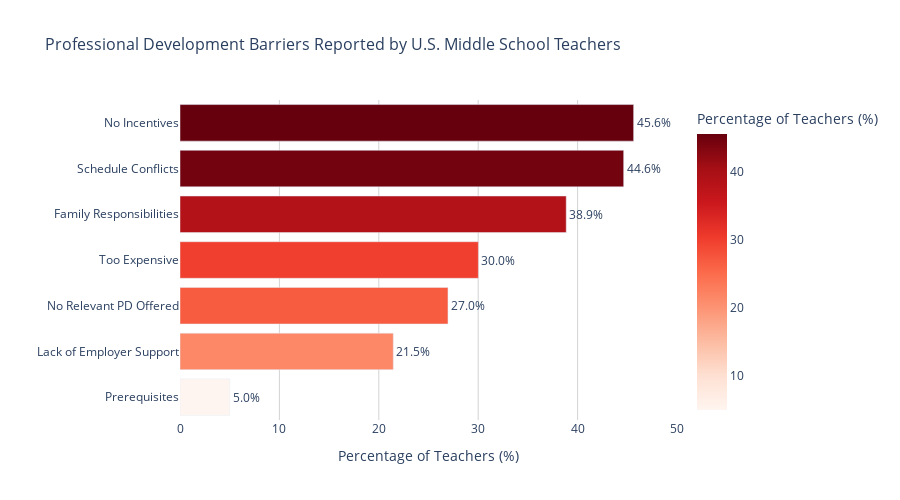

Notebook cell for this chart:
### Markdown cell above
#### Visualization: Most Common PD Barriers

The chart below shows the percentage of teachers who identify each factor as a barrier (agree or strongly agree).

### Code cell
# Create horizontal bar chart
fig = px.bar(
    barrier_data,
    y='Barrier',
    x='Percentage',
    orientation='h',
    title='Professional Development Barriers Reported by U.S. Middle School Teachers',
    labels={'Percentage': 'Percentage of Teachers (%)', 'Barrier': ''},
    color='Percentage',
    color_continuous_scale='Reds',
    text='Percentage'
)

fig.update_traces(
    texttemplate='%{text:.1f}%',
    textposition='outside'
)

fig.update_layout(
    height=500,
    width=900,
    showlegend=False,
    xaxis_range=[0, 50],
    font=dict(size=12),
    title_font_size=16,
    plot_bgcolor='white',
    xaxis=dict(gridcolor='lightgray', title_font_size=14),
    yaxis=dict(title_font_size=14)
)

fig.show()

### Figure 1 — Plotly figure (JSON) as saved in the notebook; plotly's stock layout.template omitted (floating-point values rounded to 4 significant figures)
{"data": [{"alignmentgroup": "True", "hovertemplate": "Percentage of Teachers (%)=%{marker.color}<br>=%{y}<extra></extra>", "legendgroup": "", "marker": {"color": [5.003, 21.46, 26.96, 30.02, 38.85, 44.64, 45.64], "coloraxis": "coloraxis", "pattern": {"shape": ""}}, "name": "", "offsetgroup": "", "orientation": "h", "showlegend": false, "text": [5.003, 21.46, 26.96, 30.02, 38.85, 44.64, 45.64], "textposition": "outside", "texttemplate": "%{text:.1f}%", "type": "bar", "x": [5.003, 21.46, 26.96, 30.02, 38.85, 44.64, 45.64], "xaxis": "x", "y": ["Prerequisites", "Lack of Employer Support", "No Relevant PD Offered", "Too Expensive", "Family Responsibilities", "Schedule Conflicts", "No Incentives"], "yaxis": "y"}], "layout": {"barmode": "relative", "coloraxis": {"colorbar": {"title": {"text": "Percentage of Teachers (%)"}}, "colorscale": [[0, "rgb(255,245,240)"], [0.125, "rgb(254,224,210)"], [0.25, "rgb(252,187,161)"], [0.375, "rgb(252,146,114)"], [0.5, "rgb(251,106,74)"], [0.625, "rgb(239,59,44)"], [0.75, "rgb(203,24,29)"], [0.875, "rgb(165,15,21)"], [1, "rgb(103,0,13)"]]}, "font": {"size": 12}, "height": 500, "legend": {"tracegroupgap": 0}, "plot_bgcolor": "white", "showlegend": false, "title": {"font": {"size": 16}, "text": "Professional Development Barriers Reported by U.S. Middle School Teachers"}, "width": 900, "xaxis": {"anchor": "y", "domain": [0, 1], "gridcolor": "lightgray", "range": [0, 50], "title": {"font": {"size": 14}, "text": "Percentage of Teachers (%)"}}, "yaxis": {"anchor": "x", "domain": [0, 1], "title": {"font": {"size": 14}, "text": ""}}}}
